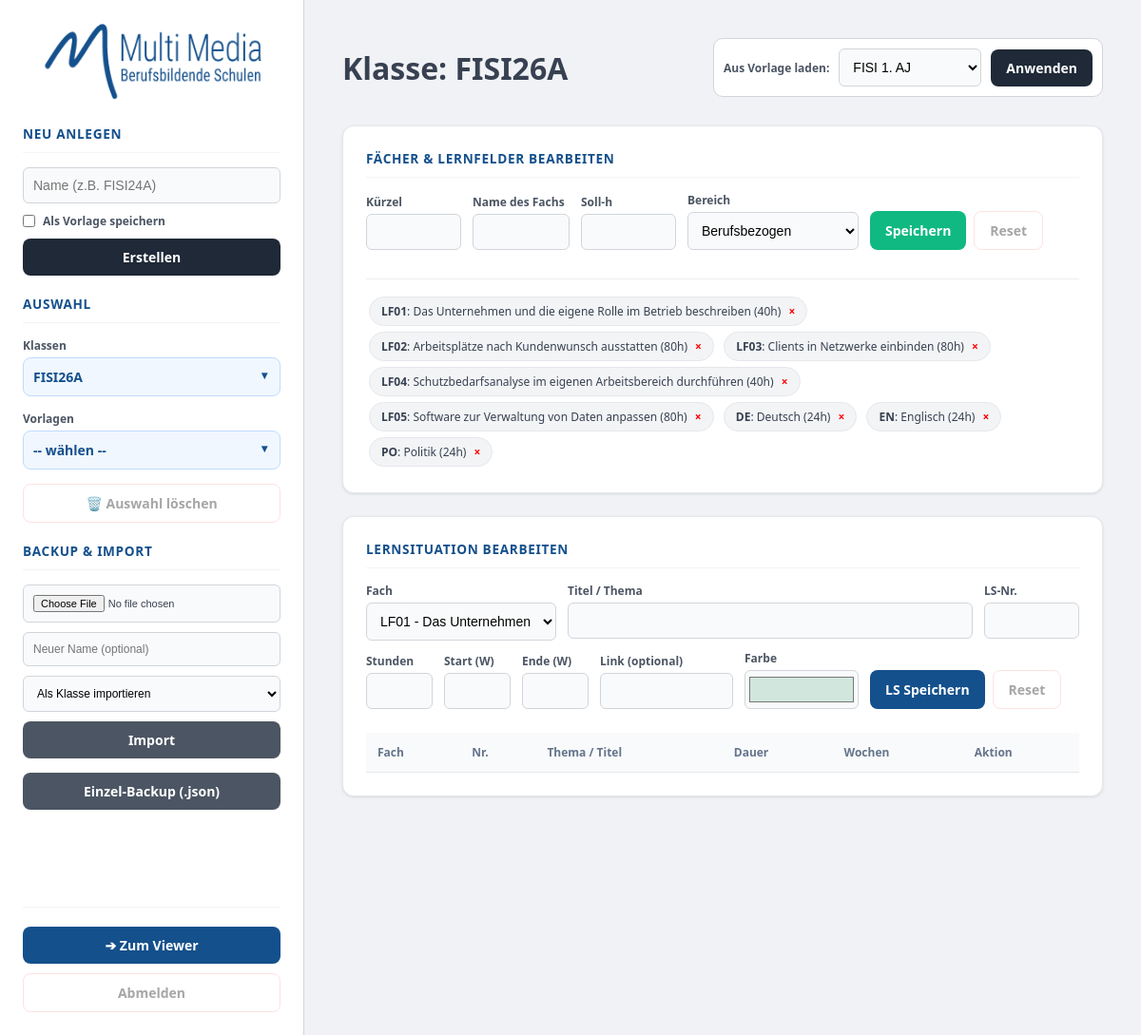
The page /didakt_admin.php?edit_id=FISI26A&type=classes (signed in) on the database its author committed.
### tables this page shows
CREATE TABLE entities (
    id TEXT PRIMARY KEY, 
    name TEXT, 
    type TEXT -- 'classes' oder 'templates'
);

CREATE TABLE subjects (
    id INTEGER PRIMARY KEY AUTOINCREMENT,
    entity_id TEXT,
    sub_key TEXT,
    name TEXT,
    total_hours INTEGER,
    category TEXT,
    FOREIGN KEY(entity_id) REFERENCES entities(id) ON DELETE CASCADE
);

### didakt_admin.php (the view, shortened to what this page needs)
<?php
try {
    $db = new PDO('sqlite:didakt_data.db');
    $db->setAttribute(PDO::ATTR_ERRMODE, PDO::ERRMODE_EXCEPTION);
} catch (Exception $e) {
    die("Datenbankfehler. Bitte die Datei didakt_data.db sicherstellen.");
}
$activeId = $_GET['edit_id'] ?? null;
$activeType = $_GET['type'] ?? 'classes';
$dropdownTemplates = $db->query("SELECT * FROM entities WHERE type='templates' ORDER BY name")->fetchAll(PDO::FETCH_ASSOC);
$current = null;
$currentSubjects = [];
if ($activeId) {
    $stmt = $db->prepare("SELECT * FROM entities WHERE id = ?");
    $stmt->execute([$activeId]);
    $current = $stmt->fetch(PDO::FETCH_ASSOC);
    $stmt = $db->prepare("SELECT * FROM subjects WHERE entity_id = ?");
    $stmt->execute([$activeId]);
    $currentSubjects = $stmt->fetchAll(PDO::FETCH_ASSOC);
    usort($currentSubjects, function($a, $b) {
        $isLF_a = (stripos($a['sub_key'], 'LF') === 0);
        $isLF_b = (stripos($b['sub_key'], 'LF') === 0);
        if ($isLF_a && !$isLF_b) return -1;
        if (!$isLF_a && $isLF_b) return 1;
        if ($isLF_a && $isLF_b) {
            return (int)substr($a['sub_key'], 2) <=> (int)substr($b['sub_key'], 2);
        }
        return strcasecmp($a['sub_key'], $b['sub_key']);
    });
}
?>
<!DOCTYPE html>
<html lang="de">
<head>
</head>
<body>
<div class="sidebar">
    <img src="logo.png" style="max-width: 100%; margin-bottom: 25px;" onerror="this.style.display='none'">
    <h3>Neu anlegen</h3>
    <form method="POST" style="margin-bottom: 20px;">
        <input type="text" name="entity_name" placeholder="Name (z.B. FISI24A)" required>
        <label style="display:flex; align-items:center; gap:8px; margin-bottom:10px; cursor:pointer;">
            <input type="checkbox" name="is_template" style="width:auto; margin:0;"> Als Vorlage speichern
        </label>
        <button type="submit" name="add_entity" class="btn btn-primary">Erstellen</button>
    </form>
    <h3>Auswahl</h3>
    <div class="custom-select-container">
        <label>Klassen</label>
        <div class="select-trigger" onclick="toggleDropdown('classMenu')">
            <span><?= ($activeId && $activeType=='classes') ? htmlspecialchars($current['name']) : '-- wählen --' ?></span><small>▼</small>
        </div>
    </div>
    <div class="custom-select-container">
        <label>Vorlagen</label>
        <div class="select-trigger" onclick="toggleDropdown('tplMenu')">
            <span><?= ($activeId && $activeType=='templates') ? "📂 ".htmlspecialchars($current['name']) : '-- wählen --' ?></span><small>▼</small>
        </div>
    </div>
    <?php if($activeId): ?>
        <a href="?delete_entity=<?= $activeId ?>" class="btn btn-danger" style="margin-bottom:20px;" onclick="return confirm('Wirklich löschen?')">🗑️ Auswahl löschen</a>
    <?php endif; ?>
    <h3>Backup & Import</h3>
    <form method="POST" enctype="multipart/form-data" style="margin-bottom:15px;">
        <input type="file" name="backup_file" required style="font-size:11px;">
        <input type="text" name="new_name" placeholder="Neuer Name (optional)" style="font-size:12px;">
        <select name="upload_type" style="font-size:12px;">
            <option value="classes">Als Klasse importieren</option>
        </select>
        <button type="submit" name="upload_backup" class="btn btn-secondary">Import</button>
    </form>
    <?php if($activeId): ?>
        <a href="?download_single=1&edit_id=<?= $activeId ?>&type=<?= $activeType ?>" class="btn btn-secondary">Einzel-Backup (.json)</a>
    <?php endif; ?>
    <div class="sidebar-bottom">
        <a href="didakt_index.php" class="btn btn-blue">➔ Zum Viewer</a>
        <a href="?logout=1" class="btn btn-danger">Abmelden</a>
    </div>
</div>
<div class="main">
    <?php if($current): ?>
        <div style="display:flex; justify-content:space-between; align-items:center; margin-bottom:30px;">
            <h1 style="margin:0;"><?= ($activeType=='templates'?'Vorlage: ':'Klasse: ') . htmlspecialchars($current['name']) ?></h1>
            <?php if($activeType == 'classes'): ?>
            <form method="POST" style="display:flex; gap:10px; align-items:center; background:#fff; padding:10px; border-radius:10px; border:1px solid #d1d5db;">
                <label style="margin:0; white-space:nowrap">Aus Vorlage laden:</label>
                <select name="template_src_id" style="margin:0; width:150px;">
                    <?php foreach($dropdownTemplates as $t) echo "<option value='{$t['id']}'>{$t['name']}</option>"; ?>
                </select>
                <button type="submit" name="apply_template" class="btn btn-primary" style="width:auto;" onclick="return confirm('Fächer werden überschrieben!')">Anwenden</button>
            </form>
            <?php endif; ?>
        </div>
        <div class="card">
            <h3>Fächer & Lernfelder bearbeiten</h3>
            <form method="POST" id="sub_form">
                <div style="display:grid; grid-template-columns: 100px 1fr 100px 180px 220px; gap:12px; align-items:end;">
                    <div><label>Kürzel</label><input type="text" name="sub_key" id="sub_key" required></div>
                    <div><label>Name des Fachs</label><input type="text" name="sub_name" id="sub_name" required></div>
                    <div><label>Soll-h</label><input type="number" name="sub_hours" id="sub_hours" required></div>
                    <div><label>Bereich</label><select name="sub_cat" id="sub_cat"><option value="bezogen">Berufsbezogen</option><option value="uebergreifend">Übergreifend</option></select></div>
                    <div style="display:flex; gap:8px; margin-bottom:10px;">
                        <button type="submit" name="save_subject" class="btn btn-green">Speichern</button>
                        <button type="button" onclick="resetSub()" class="btn btn-danger" style="width:auto; display:inline-block;">Reset</button>
                    </div>
                </div>
            </form>
            <div style="margin-top:20px; border-top:1px solid #eee; padding-top:15px;">
                <?php foreach($currentSubjects as $s): ?>
                    <div class="badge">
                        <span onclick='editSub(<?= json_encode($s) ?>)' style="cursor:pointer"><strong><?= $s['sub_key'] ?></strong>: <?= $s['name'] ?> (<?= $s['total_hours'] ?>h)</span>
                        <a href="?del_subject=<?= $s['sub_key'] ?>&edit_id=<?= $activeId ?>&type=<?= $activeType ?>" style="color:red; font-weight:bold; text-decoration:none;">×</a>
                    </div>
                <?php endforeach; ?>
            </div>
        </div>
        <div class="card">
            <h3>Lernsituation bearbeiten</h3>
            <form method="POST" id="ls_form">
                <div style="display:grid; grid-template-columns: 200px 1fr 100px; gap:12px;">
                    <div><label>Fach</label><select name="subject" id="ls_sub"><?php foreach($currentSubjects as $s) echo "<option value='{$s['sub_key']}'>{$s['sub_key']} - {$s['name']}</option>"; ?></select></div>
                    <div><label>Titel / Thema</label><input type="text" name="title" id="ls_title" required></div>
                    <div><label>LS-Nr.</label><input type="text" name="ls_nr" id="ls_nr"></div>
                </div>
                <div style="display:grid; grid-template-columns: 1fr 1fr 1fr 2fr 120px 220px; gap:12px; align-items:end;">
                    <div><label>Stunden</label><input type="number" name="hours" id="ls_hours" required></div>
                    <div><label>Start (W)</label><input type="number" name="start" id="ls_start"></div>
                    <div><label>Ende (W)</label><input type="number" name="end" id="ls_end"></div>
                    <div><label>Link (optional)</label><input type="url" name="url" id="ls_url"></div>
                    <div><label>Farbe</label><input type="color" name="color" id="ls_color" value="#d1e7dd" style="padding:2px; height:41px;"></div>
                    <div style="display:flex; gap:8px; margin-bottom:10px;">
                        <button type="submit" name="save_ls" class="btn btn-blue" style="width:auto;">LS Speichern</button>
                        <button type="button" onclick="resetLS()" class="btn btn-danger" style="width:auto;">Reset</button>
                    </div>
                </div>
            </form>
            <table class="ls-table">
                <thead><tr><th>Fach</th><th>Nr.</th><th>Thema / Titel</th><th>Dauer</th><th>Wochen</th><th>Aktion</th></tr></thead>
            </table>
        </div>
    <?php endif; ?>
</div>
</body>
</html>

### didakt_admin.php (style rules this page uses)
:root { --primary-blue: #14508c; --sidebar-bg: #ffffff; --main-bg: #f0f2f5; }
body { font-family: 'Segoe UI', system-ui, sans-serif; background: var(--main-bg); display: flex; margin: 0; min-height: 100vh; color: #374151; }
.sidebar { width: 320px; background: var(--sidebar-bg); border-right: 1px solid #d1d5db; padding: 24px; position: fixed; height: 100vh; overflow-y: auto; box-sizing: border-box; display: flex; flex-direction: column; }
.main { margin-left: 320px; flex: 1; padding: 40px; }
.card { background: white; padding: 24px; border-radius: 12px; box-shadow: 0 1px 3px rgba(0,0,0,0.1); margin-bottom: 24px; border: 1px solid #e5e7eb; }
h3 { margin: 0 0 15px 0; font-size: 0.85rem; color: var(--primary-blue); text-transform: uppercase; letter-spacing: 0.05em; border-bottom: 1px solid #f3f4f6; padding-bottom: 10px; font-weight: 700; }
label { display: block; font-size: 12px; font-weight: 600; color: #4b5563; margin-bottom: 4px; }
input, select { width: 100%; padding: 10px; border: 1px solid #d1d5db; border-radius: 6px; font-size: 14px; box-sizing: border-box; background: #f9fafb; margin-bottom: 10px; }
.btn { display: block; width: 100%; padding: 10px 16px; border-radius: 8px; cursor: pointer; border: none; font-family: inherit; font-size: 14px; font-weight: 600; text-align: center; text-decoration: none; transition: all 0.2s; box-sizing: border-box; flex-shrink: 0; }
.btn-primary { background: #1f2937; color: white; }
.btn-blue { background: var(--primary-blue); color: white; }
.btn-green { background: #10b981; color: white; width: auto; display: inline-block; }
.btn-danger { background: #fff; color: #a6a6a7; border: 1px solid #fee2e2; }
.btn-secondary { background: #4b5563; color: white; }
.custom-select-container { position: relative; margin-bottom: 15px; }
.select-trigger { padding: 10px; background: #f0f7ff; border: 1px solid #bfdbfe; border-radius: 8px; cursor: pointer; display: flex; justify-content: space-between; font-size: 14px; color: var(--primary-blue); font-weight: 600; }
.badge { background:#f3f4f6; border:1px solid #e5e7eb; padding:6px 12px; border-radius:20px; font-size:12px; display:inline-flex; align-items:center; gap:8px; margin: 3px; }
.ls-table { width: 100%; border-collapse: collapse; margin-top: 15px; }
.ls-table th { text-align: left; padding: 12px; background: #f9fafb; font-size: 12px; border-bottom: 1px solid #e5e7eb; color: #64748b; }
.sidebar-bottom { margin-top: auto; padding-top: 20px; border-top: 1px solid #f3f4f6; display: flex; flex-direction: column; gap: 10px; }

### rows shown on the page
entities: name "FISI26A"
subjects: sub_key "LF01", name "Das Unternehmen und die eigene Rolle im Betrieb beschreiben", total_hours "40"
subjects: sub_key "LF02", name "Arbeitsplätze nach Kundenwunsch ausstatten", total_hours "80"
subjects: sub_key "LF03", name "Clients in Netzwerke einbinden", total_hours "80"
subjects: sub_key "LF04", name "Schutzbedarfsanalyse im eigenen Arbeitsbereich durchführen", total_hours "40"
subjects: sub_key "LF05", name "Software zur Verwaltung von Daten anpassen", total_hours "80"
subjects: sub_key "DE", name "Deutsch", total_hours "24"
subjects: sub_key "EN", name "Englisch", total_hours "24"
subjects: sub_key "PO", name "Politik", total_hours "24"

### other values the page prints
form field template_src_id "FISI 1. AJ"
form field subject "LF01 - Das Unternehmen und die eigene Rolle im Betrieb beschreiben"
